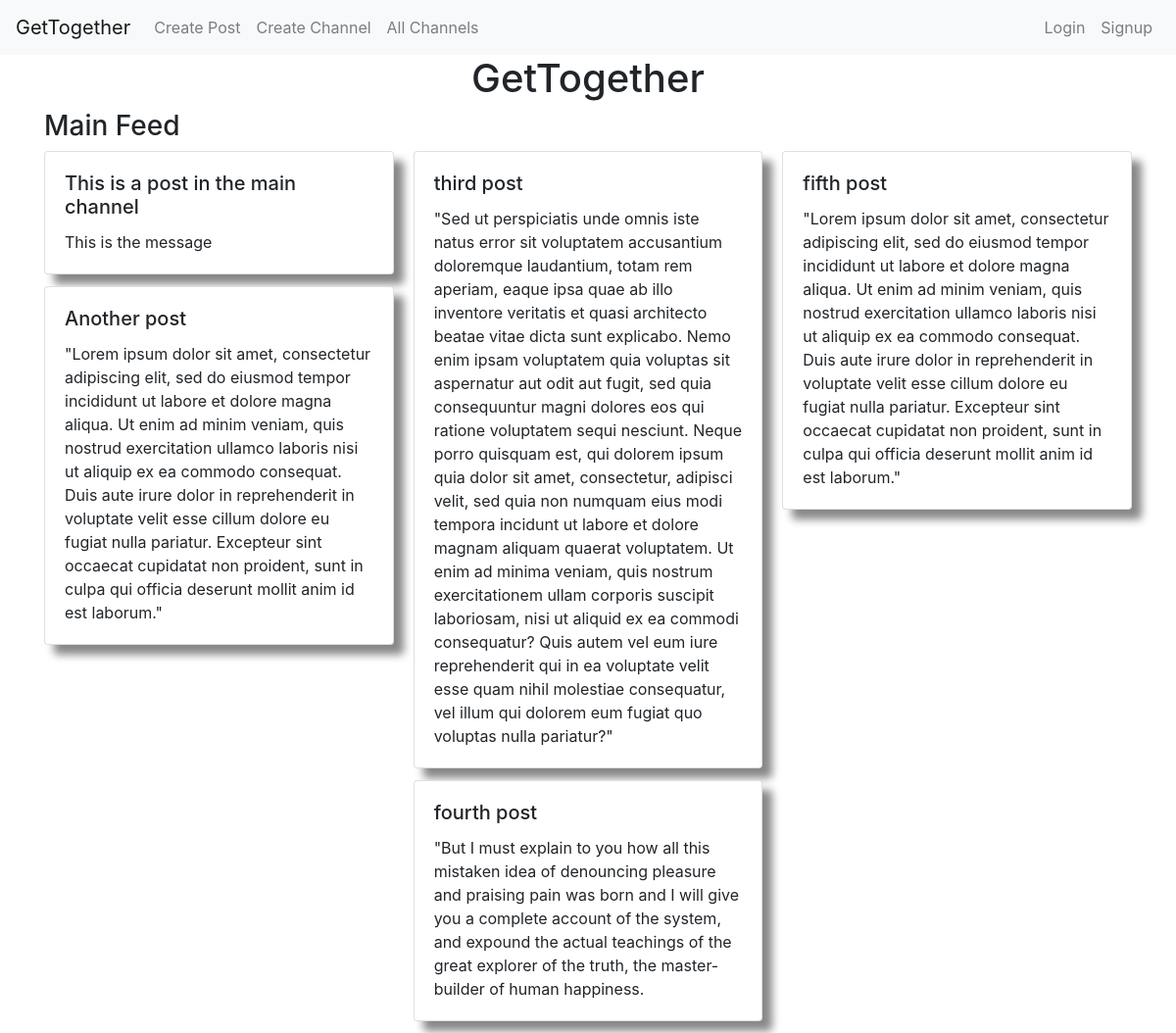
The page / on the database its author committed.
### posts/models.py (models this page shows)
class Post(models.Model):
    creator = models.ForeignKey(
        User,
        on_delete=models.CASCADE
    )
    title = models.CharField(
        null=False,
        blank=False,
        max_length=50,
        default="title here"
    )
    message = models.CharField(
        null=False,
        blank=False,
        max_length=50,
        default="message here"
    )
    created_at = models.DateTimeField(
        auto_now=True
    )
    channel = models.ForeignKey(
        Channel,
        on_delete=models.CASCADE,
    )

### channels/views.py (the view)
# urls.py: path('', main_feed, name='home'),
def main_feed(request):
    main_channel = get_object_or_404(Channel, title='main')
    all_main_feed_posts = Post.objects.filter(
        channel=main_channel
    )
    context = {
        'posts': all_main_feed_posts,
    }
    return render(request,  "index.html", context)

### templates/index.html (shortened to what this page needs)
{% extends 'base.html' %}
{% block body %}
    <div class="container">
        <center><h1>GetTogether</h1></center>
        <h3>Main Feed</h3>
        <div class="card-columns">
            {% include 'channels/_post_listings.html' %}
        </div>
    </div>
{% endblock %}

### channels/templates/channels/_post_listings.html (shortened to what this page needs)
{% load static %}
{% for post in posts %}
    <div class="card clickable-card post_card"
         onclick="show_modal('{{ post.title }}', '{{ post.message }}')"
        <div class="card-body" >
            <h5 class="card-title">{{ post.title }}</h5>
            <p class="card-text">{{ post.message }}</p>
        </div>
    </div>
{% endfor %}

### static/master.css (style rules this page uses)
.clickable-card { cursor: pointer; }
.post_card { box-shadow: 10px 10px 8px #888888; }

### rows shown on the page
Post: title "This is a post in the main channel", message "This is the message"
Post: title "Another post", message "\"Lorem ipsum dolor sit amet, consectetur adipiscing elit, sed do eiusmod tempor incididunt ut labore et dolore magna aliqua. Ut enim ad minim veniam, quis nostrud exercitation ullamco laboris nisi ut aliquip ex ea commodo consequat. Duis aute irure dolor in reprehenderit in voluptate velit esse cillum dolore eu fugiat nulla pariatur. Excepteur sint occaecat cupidatat non proident, sunt in culpa qui officia deserunt mollit anim id est laborum.\""
Post: title "third post", message "\"Sed ut perspiciatis unde omnis iste natus error sit voluptatem accusantium doloremque laudantium, totam rem aperiam, eaque ipsa quae ab illo inventore veritatis et quasi architecto beatae vitae dicta sunt explicabo. Nemo enim ipsam voluptatem quia voluptas sit aspernatur aut odit aut fugit, sed quia consequuntur magni dolores eos qui ratione voluptatem sequi nesciunt. Neque porro quisquam est, qui dolorem ipsum quia dolor sit amet, consectetur, adipisci velit, sed quia non numquam eius modi tempora incidunt ut labore et dolore magnam aliquam quaerat voluptatem. Ut enim ad minima veniam, quis nostrum exercitationem ullam corporis suscipit laboriosam, nisi ut aliquid ex ea commodi…"
Post: title "fourth post", message "\"But I must explain to you how all this mistaken idea of denouncing pleasure and praising pain was born and I will give you a complete account of the system, and expound the actual teachings of the great explorer of the truth, the master-builder of human happiness."
Post: title "fifth post", message "\"Lorem ipsum dolor sit amet, consectetur adipiscing elit, sed do eiusmod tempor incididunt ut labore et dolore magna aliqua. Ut enim ad minim veniam, quis nostrud exercitation ullamco laboris nisi ut aliquip ex ea commodo consequat. Duis aute irure dolor in reprehenderit in voluptate velit esse cillum dolore eu fugiat nulla pariatur. Excepteur sint occaecat cupidatat non proident, sunt in culpa qui officia deserunt mollit anim id est laborum.\""
